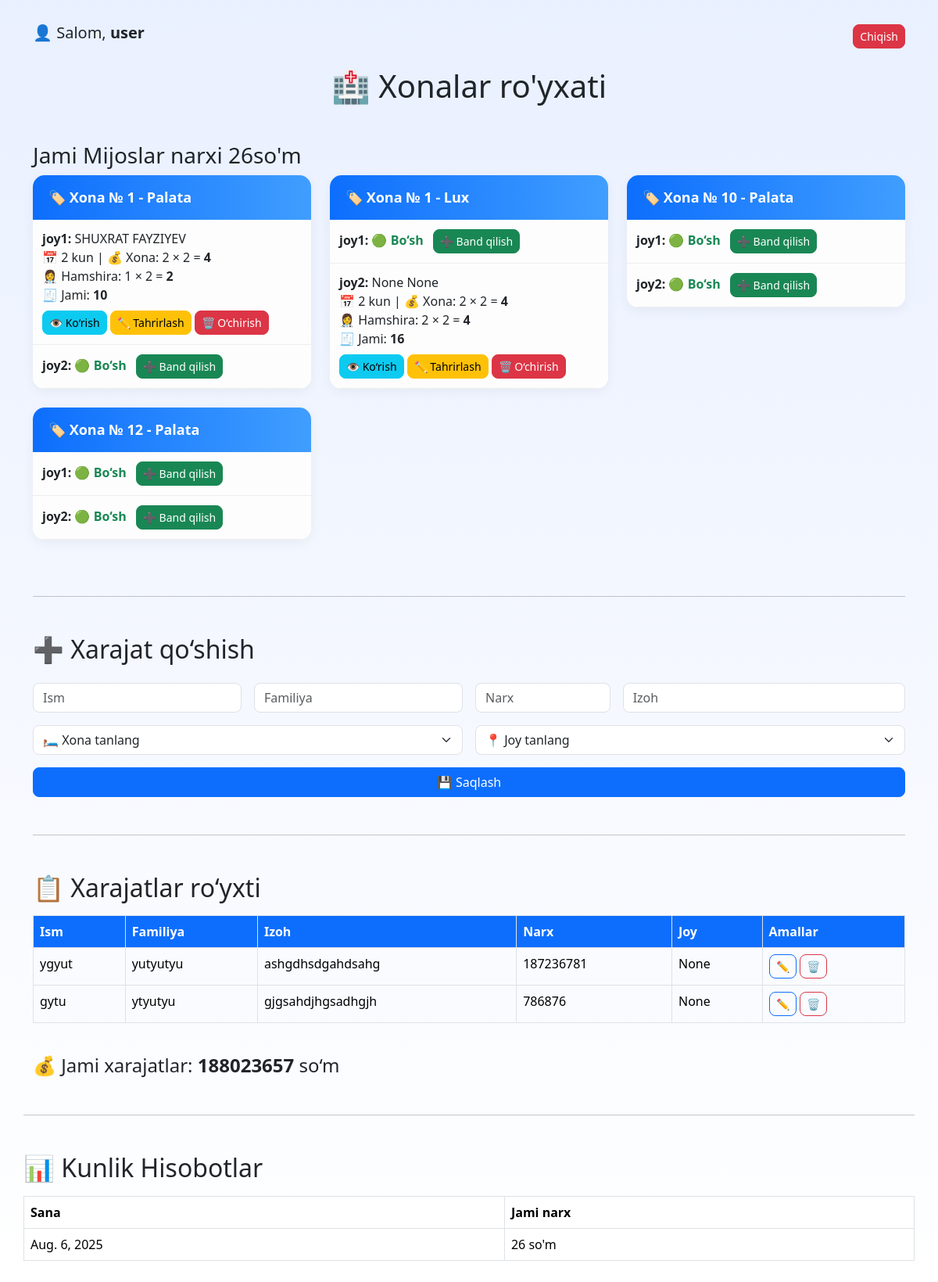
The page / (signed in) on the database its author committed.
### room/models.py (models this page shows, shortened)
class MedRoom(models.Model):
    CHOOSE = [
        ('palata', 'Palata'),
        ('lux', 'Lux'),
    ]
    created_at = models.DateTimeField(auto_now_add=True)
    chamber_type = models.CharField(max_length=10,choices=CHOOSE,default='palata')
    room = models.IntegerField(null=True, blank=True)
    ROOM = [
        ('joy1','Joy1'),
        ('joy2','Joy2')
    ]
    place = models.CharField(max_length=10,choices=ROOM, blank=True
                             )

class Place(models.Model):
    ROOM = [
        ('joy1', 'Joy1'),
        ('joy2', 'Joy2'),
    ]
    med_room = models.ForeignKey(MedRoom, on_delete=models.CASCADE, related_name='places')
    place_slot = models.CharField(max_length=10, choices=ROOM)  # joy1 yoki joy2
    is_full_room = models.BooleanField(default=False)
    name = models.CharField(max_length=100, blank=True)
    last_name = models.CharField(max_length=100, blank=True)
    job = models.CharField(max_length=100, blank=True)
    phone_number = models.BigIntegerField(null=True, blank=True)
    brought = models.CharField(max_length=100, blank=True)
    price = models.IntegerField(null=True, blank=True)
    price_nurse = models.IntegerField(null=True, blank=True)
    day = models.IntegerField(null=True, blank=True)
    created_at = models.DateTimeField(auto_now_add=True)
    is_rented = models.BooleanField(default=False)
    Labaratoria = models.IntegerField(blank=True,null=True)
    UZI = models.IntegerField(blank=True, null=True)
    Izoh = models.CharField(max_length=200,blank=True)
    @property
    def labaratoriya_total(self):
        if self.Labaratoria and self.day:
            return self.Labaratoria * self.day
        return 0
    @property
    def UZI_total(self):
        if self.UZI and self.day:
            return self.UZI * self.day
        return 0
    @property
    def price_total(self):
        if self.price and self.day:
            return self.price * self.day
        return 0
    @property
    def nurse_total(self):
        if self.price_nurse and self.day:
            return self.price_nurse * self.day
        return 0
    @property
    def total_cost(self):
        return self.price_total + self.nurse_total+self.labaratoriya_total+self.UZI_total
    def __str__(self):
        return f"{self.name} - {self.place_slot} - Room {self.med_room.room}"

class Expenses(models.Model):
    price = models.IntegerField()
    name = models.CharField(max_length=100)
    last_name = models.CharField(max_length=100)
    text = models.CharField(max_length=100)
    room = models.ForeignKey('MedRoom', on_delete=models.SET_NULL, null=True, blank=True)
    place = models.ForeignKey('Place', on_delete=models.SET_NULL, null=True, blank=True)

class DailyReport(models.Model):
    date = models.DateField(default=timezone.now, unique=True)
    total_price = models.IntegerField(default=0)

### room/views.py (the view, shortened to what this page needs)
# urls.py: path('', views.medroom_list, name='medroom-list'),
def medroom_list(request):
    if 'user_id' not in request.session:
        return redirect('login')
    clear_expired_places()
    rooms = MedRoom.objects.all().order_by('room')
    slots = ['joy1', 'joy2']
    username = request.session.get('username')
    expenses = Expenses.objects.all()
    total_expenses = sum(e.price for e in expenses)
    daily_reports = DailyReport.objects.order_by('-date')[:10]
    return render(request, 'rooms/room_list.html', {
        'rooms': rooms,
        'slots': slots,
        'username': username,
        'expenses': expenses,
        'total_expenses': total_expenses,
        'daily_reports': daily_reports,
    })

### room/tasks.py (called while the page is built, shortened)
def clear_expired_places():
    now = timezone.now()
    expired_places = Place.objects.filter(day__isnull=False)
    for place in expired_places:
        expire_time = place.created_at + timedelta(days=place.day or 0)

### room/templatetags/room_tags.py (called while the page is built)
@register.filter
def get_slot(places, slot_name):
    return places.filter(place_slot=slot_name).first()

### templates/rooms/room_list.html (shortened to what this page needs)
{% load room_tags %}
<!DOCTYPE html>
<html lang="uz">
<head>
  <link href="https://cdn.jsdelivr.net/npm/bootstrap@5.3.3/dist/css/bootstrap.min.css" rel="stylesheet">
</head>
<body>
<div class="container">
  {% if username %}
    <div class="d-flex justify-content-between align-items-center mb-4">
      <h5>👤 Salom, <strong>{{ username }}</strong></h5>
      <a href="{% url 'logout' %}" class="btn btn-danger btn-sm">Chiqish</a>
    </div>
  {% endif %}
  <h1 class="text-center mb-5">🏥 Xonalar ro'yxati</h1>
  <h3>Jami Mijoslar narxi <span id="total-sum">0 </span>so'm</h3>
  <div class="row">
    {% for room in rooms %}
      <div class="col-md-6 col-lg-4 mb-4">
        <div class="card room-card">
          <div class="room-header">
            🏷 Xona № {{ room.room }} - {{ room.get_chamber_type_display }}
          </div>
          <ul class="list-group list-group-flush">
            {% for slot in slots %}
              <li class="slot-box">
                {% with room.places.all|get_slot:slot as place %}
                  {% if place %}
                    <strong>{{ slot }}:</strong>
                    {% if place.is_full_room %}
                      <span class="full-room-flag">Xona to‘liq band – {{ place.name }} {{ place.last_name }}</span><br>
                    {% else %}
                      {{ place.name }} {{ place.last_name }}<br>
                    {% endif %}
                    📅 {{ place.day }} kun |
                    💰 Xona: {{ place.price }} × {{ place.day }} = <strong>{{ place.price_total }}</strong><br>
                    👩‍⚕️ Hamshira: {{ place.price_nurse }} × {{ place.day }} = <strong>{{ place.nurse_total }}</strong><br>
                    🧾 Jami: <strong class="place-total" data-total="{{ place.total_cost }}">{{ place.total_cost }}</strong><br>
                    <div class="mt-2">
                      <a href="{% url 'place-detail' place.id %}" class="btn btn-sm btn-info">👁 Ko‘rish</a>
                      {% if not place.is_full_room %}
                        <a href="{% url 'place-update' place.id %}" class="btn btn-sm btn-warning">✏️ Tahrirlash</a>
                        <a href="{% url 'place-delete' place.id %}" class="btn btn-sm btn-danger">🗑 O‘chirish</a>
                      {% endif %}
                    </div>
                  {% else %}
                    <strong>{{ slot }}:</strong>
                    <span class="empty-slot">🟢 Bo‘sh</span>
                    <a href="{% url 'place-create' room.id slot %}" class="btn btn-sm btn-success ms-2 band-btn">➕ Band qilish</a>
                  {% endif %}
                {% endwith %}
              </li>
            {% endfor %}
          </ul>
        </div>
      </div>
    {% endfor %}
  </div>
  <hr class="my-5">
  <h2 class="mb-4">➕ Xarajat qo‘shish</h2>
  <form method="post" class="row g-3">
    <div class="col-md-3">
      <input type="text" name="name" class="form-control" placeholder="Ism" required>
    </div>
    <div class="col-md-3">
      <input type="text" name="last_name" class="form-control" placeholder="Familiya" required>
    </div>
    <div class="col-md-2">
      <input type="number" name="price" class="form-control" placeholder="Narx" required>
    </div>
    <div class="col-md-4">
      <input type="text" name="text" class="form-control" placeholder="Izoh" required>
    </div>
    <div class="col-md-6">
      <select name="room" class="form-select">
        <option value="">🛏 Xona tanlang</option>
      </select>
    </div>
    <div class="col-md-6">
      <select name="place" class="form-select">
        <option value="">📍 Joy tanlang</option>
      </select>
    </div>
    <div class="col-12">
      <button type="submit" class="btn btn-primary w-100">💾 Saqlash</button>
    </div>
  </form>
  <hr class="my-5">
  <h2 class="mb-3">📋 Xarajatlar ro‘yxti</h2>
  <div class="table-responsive">
    <table class="table table-bordered table-hover expenses-table">
      <thead>
        <tr>
          <th>Ism</th>
          <th>Familiya</th>
          <th>Izoh</th>
          <th>Narx</th>
          <th>Joy</th>
          <th>Amallar</th>
        </tr>
      </thead>
      <tbody>
        {% for expense in expenses %}
        <tr>
          <td>{{ expense.name }}</td>
          <td>{{ expense.last_name }}</td>
          <td>{{ expense.text }}</td>
          <td>{{ expense.price }}</td>
          <td>{{ expense.place }}</td>
          <td>
            <a href="{% url 'edit_expense' expense.id %}" class="btn btn-sm btn-outline-primary">✏️</a>
            <a href="{% url 'delete_expense' expense.id %}" class="btn btn-sm btn-outline-danger">🗑️</a>
          </td>
        </tr>
        {% endfor %}
      </tbody>
    </table>
  </div>
  <h4 class="mt-4">💰 Jami xarajatlar: <strong>{{ total_expenses }}</strong> so‘m</h4>
</div>
<hr class="my-5">
<h2 class="mb-3">📊 Kunlik Hisobotlar</h2>
<table class="table table-bordered">
  <thead>
    <tr>
      <th>Sana</th>
      <th>Jami narx</th>
    </tr>
  </thead>
  <tbody>
    {% for report in daily_reports %}
      <tr>
        <td>{{ report.date }}</td>
        <td>{{ report.total_price }} so'm</td>
      </tr>
    {% endfor %}
  </tbody>
</table>
</body>
</html>

### templates/rooms/room_list.html (style rules this page uses)
body { background: linear-gradient(to bottom, #e9f0ff, #ffffff); padding: 30px; }
.room-card { border: none; border-radius: 15px; box-shadow: 0 4px 15px rgba(0, 0, 0, 0.05); overflow: hidden; }
.room-header { background: linear-gradient(90deg, #0d6efd, #409eff); color: white; padding: 15px 20px; font-weight: bold; font-size: 18px; }
.slot-box { padding: 12px; background-color: #fdfdfd; border-bottom: 1px solid #eee; }
.empty-slot { color: #198754; font-weight: bold; }
.form-control, .form-select { border-radius: 8px; }
.btn { border-radius: 8px; }
.expenses-table th { background-color: #0d6efd; color: white; }
.expenses-table td { background-color: #f9fbff; }

### rows shown on the page
MedRoom: room "1", chamber_type "Palata", slots "joy1", slots "joy2"
Place: name "SHUXRAT", last_name "FAYZIYEV", day "2", price "2", day "2", price_total "4", price_nurse "1", day "2", nurse_total "2", total_cost "10"
MedRoom: room "1", chamber_type "Lux", slots "joy1", slots "joy2"
Place: name "None", last_name "None", day "2", price "2", day "2", price_total "4", price_nurse "2", day "2", nurse_total "4", total_cost "16"
MedRoom: room "10", chamber_type "Palata", slots "joy1" "joy2"
MedRoom: room "12", chamber_type "Palata", slots "joy1" "joy2"
Expenses: name "ygyut", last_name "yutyutyu", text "ashgdhsdgahdsahg", price "187236781", place "None"
Expenses: name "gytu", last_name "ytyutyu", text "gjgsahdjhgsadhgjh", price "786876", place "None"
DailyReport: date "Aug. 6, 2025", total_price "26"

### other values the page prints
{{ username }} "user"
{{ total_expenses }} "188023657"
